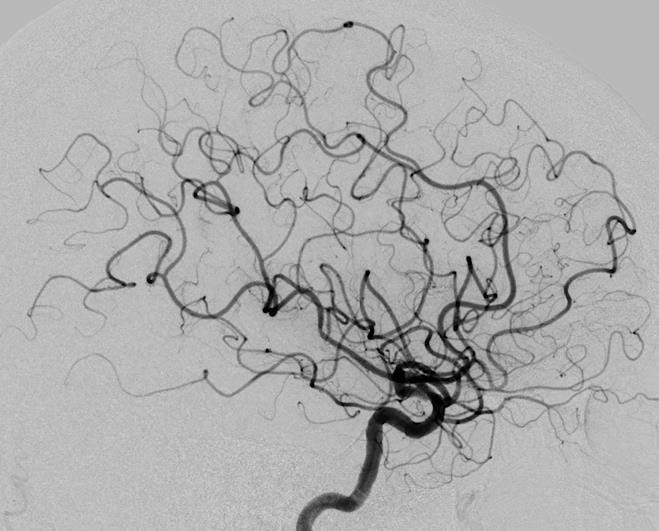
#> input picture Particle-Systems/sample_img.jpg, 659 x 531 px
$ python img_to_distance_field.py
#> lines starting #> are read from the running program, lines starting #| are printed output that depends on the picture; after the words box and inside, x2 and y2 are one past the last pixel; in counts of white or black regions, pixels touching at a corner belong together
import numpy as np
import matplotlib.pyplot as plt
from skimage.morphology import medial_axis
from skimage.util import invert
from skimage.color import rgb2gray, rgba2rgb
from scipy.ndimage import distance_transform_edt

# Load image and convert to binary
skeletonImage = plt.imread('sample_img.jpg')
#> skeletonImage is the input picture: shape (531, 659, 3); min 0, max 212, mean 173.3
if skeletonImage.ndim == 3 and skeletonImage.shape[2] == 4:
    skeletonImage = rgba2rgb(skeletonImage)
binaryImage = invert(rgb2gray(skeletonImage)) > 0.5
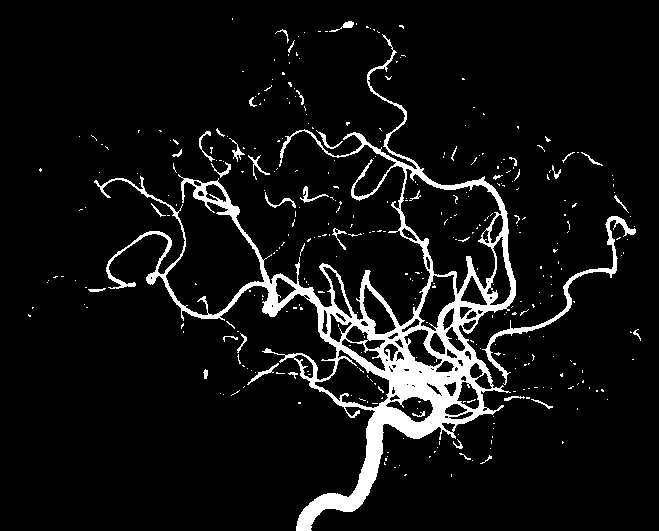
#> binaryImage: shape (531, 659) bool; 7.4% white; 365 white regions (326 under 20 px), largest, box (x1, y1, x2, y2) and area: (94, 34, 516, 531) 21442, (482, 216, 636, 385) 1307, (247, 363, 279, 385) 115

# Get the skeleton of the image
skeleton, _ = medial_axis(binaryImage, return_distance=True)
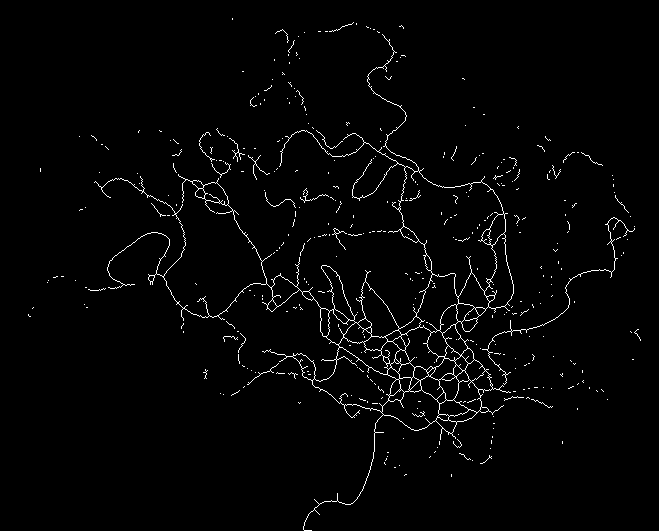
#> skeleton: shape (531, 659) bool; 2% white in thin lines or dots, all inside (x1, y1, x2, y2) = (28, 18, 641, 531)

# Generate the distance field
distanceField = distance_transform_edt(binaryImage)
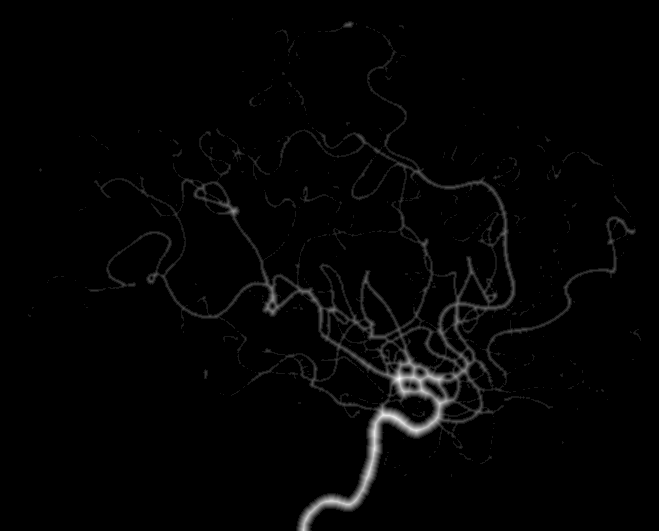
#> distanceField: shape (531, 659) float64; min 0, max 9.9, mean 0.156; drawn with min black and max white

# Normalize distance field to range [0,1]
distanceField /= distanceField.max()
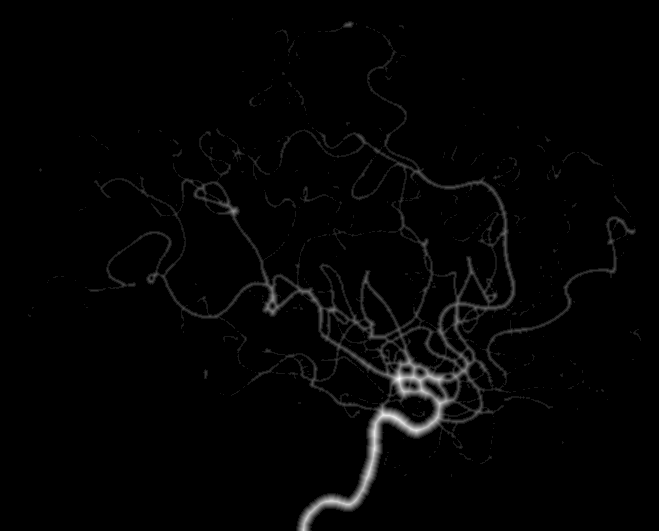
#> distanceField: shape (531, 659) float64; 7.38% of pixels changed, all inside (x1, y1, x2, y2) = (28, 18, 641, 531)

# Save the distance field as PNG
plt.imsave('distance_field.png', distanceField, cmap='gray')


# Display the distance field
#plt.imshow(distanceField, cmap='gray')
#plt.show()
